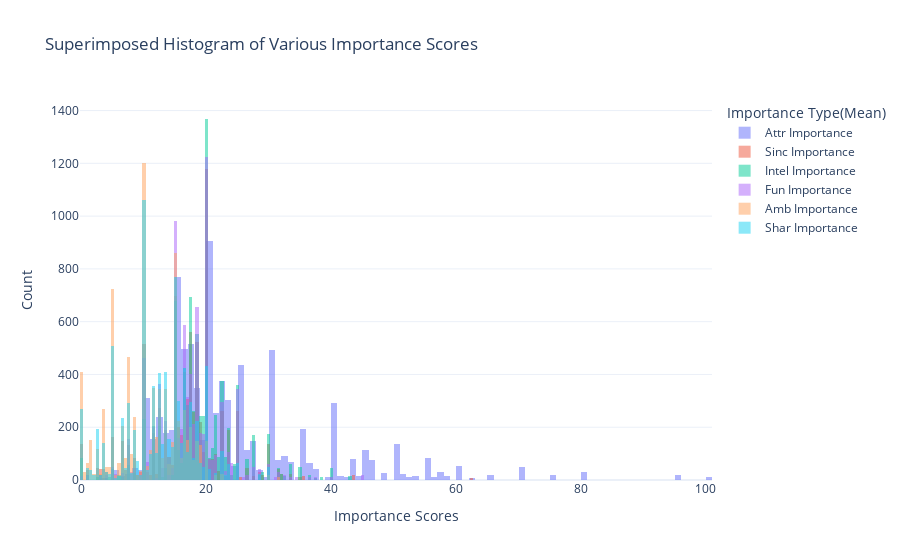

Notebook source saved alongside this figure:
### Code cell
import plotly.express as px
import plotly.graph_objects as go
fig = go.Figure()

fig.add_trace(go.Histogram(x=df['mean_attr_importance'], name='Attr Importance', opacity=0.5))
fig.add_trace(go.Histogram(x=df['mean_sinc_importance'], name='Sinc Importance', opacity=0.5))
fig.add_trace(go.Histogram(x=df['mean_intel_importance'], name='Intel Importance', opacity=0.5))
fig.add_trace(go.Histogram(x=df['mean_fun_importance'], name='Fun Importance', opacity=0.5))
fig.add_trace(go.Histogram(x=df['mean_amb_importance'], name='Amb Importance', opacity=0.5))
fig.add_trace(go.Histogram(x=df['mean_shar_importance'], name='Shar Importance', opacity=0.5))

# Update layout
fig.update_layout(
    barmode='overlay',
    title='Superimposed Histogram of Various Importance Scores',
    xaxis_title='Importance Scores',
    yaxis_title='Count',
    legend_title='Importance Type(Mean)',
    template='plotly_white'
)

# Show the figure
fig.show()

### Figure 1 — Plotly figure (JSON) as saved in the notebook; plotly's stock layout.template omitted (floating-point values rounded to 4 significant figures; data arrays with more than 128 entries replaced by an {"elided": "..."} marker saying what was removed)
{"data": [{"name": "Attr Importance", "opacity": 0.5, "type": "histogram", "x": {"elided": "8378 float values"}}, {"name": "Sinc Importance", "opacity": 0.5, "type": "histogram", "x": {"elided": "8378 float values"}}, {"name": "Intel Importance", "opacity": 0.5, "type": "histogram", "x": {"elided": "8378 float values"}}, {"name": "Fun Importance", "opacity": 0.5, "type": "histogram", "x": {"elided": "8378 float values"}}, {"name": "Amb Importance", "opacity": 0.5, "type": "histogram", "x": {"elided": "8378 float values"}}, {"name": "Shar Importance", "opacity": 0.5, "type": "histogram", "x": {"elided": "8378 float values"}}], "layout": {"barmode": "overlay", "legend": {"title": {"text": "Importance Type(Mean)"}}, "title": {"text": "Superimposed Histogram of Various Importance Scores"}, "xaxis": {"title": {"text": "Importance Scores"}}, "yaxis": {"title": {"text": "Count"}}}}
